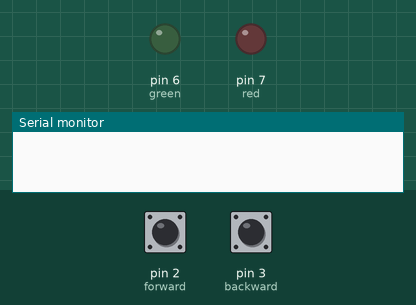
This sketch was run on a simulated Arduino Uno, built with avr-gcc and run on an emulated ATmega328P. Shown: output pins drawn as LEDs (lit = HIGH), the last lines printed to the serial monitor. The inputs (shaded band) are chosen by the test bench; at power-on: pin 2 (forward) HIGH, pin 3 (backward) HIGH.

Above: at 1.2 s.
1.3 s: pin 2 (forward) pulled LOW for 1 s
At 1.7 s:
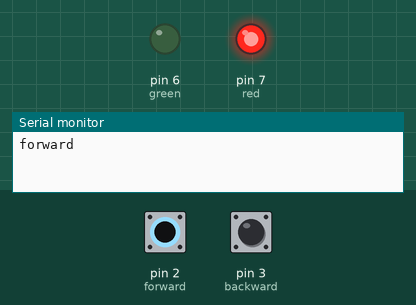
3.8 s: pin 3 (backward) pulled LOW for 3.2 s
At 4.2 s:
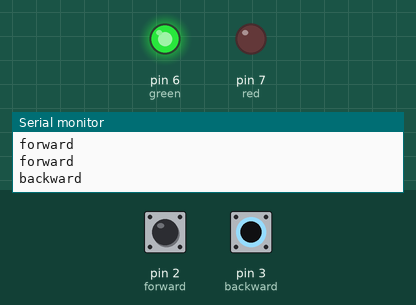
8.5 s: pin 2 (forward) pulled LOW for 3.2 s
At 12.8 s:
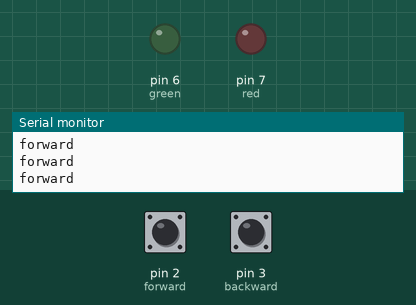
Timing chart, 0 to 14.3 s (numbered marks = the images above; inputs shaded):
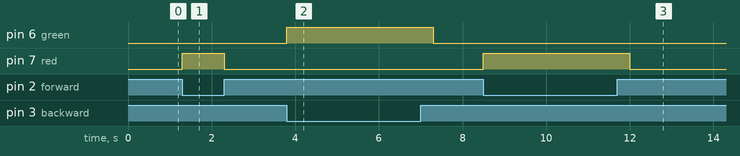

The sketch:

control_switchTrackLights.ino
```cpp
//lights
int red=7;
int green=6;

//switch
int forward=2;
int backward=3;

//---------------- Functions
void interRed(){
  Serial.println("forward");
  digitalWrite(red,HIGH);
  delay(500);
  digitalWrite(red,LOW);
}
void interGreen(){
  Serial.println("backward");
  digitalWrite(green,HIGH);
  delay(500);
  digitalWrite(green,LOW);
}
//---------------- Functions

void setup() {
  // put your setup code here, to run once:
  Serial.begin(9600);
  //LED
  pinMode(red, OUTPUT);
  pinMode(green, OUTPUT);

  //SWITCH
  pinMode(forward, INPUT_PULLUP);
  pinMode(backward, INPUT_PULLUP);
}

void loop() {
  if (digitalRead(forward)==LOW){
    interRed();
  }
  if (digitalRead(backward)==LOW){
    interGreen();
  }
}
```

Measured:
- after the input at 1.3 s, pin 7 (red): LOW → HIGH at once, → LOW 1.0 s later
- after the input at 3.8 s, pin 6 (green): LOW → HIGH at once, → LOW 3.5 s later
- after the input at 8.5 s, pin 7 (red): LOW → HIGH at once, → LOW 3.5 s later
